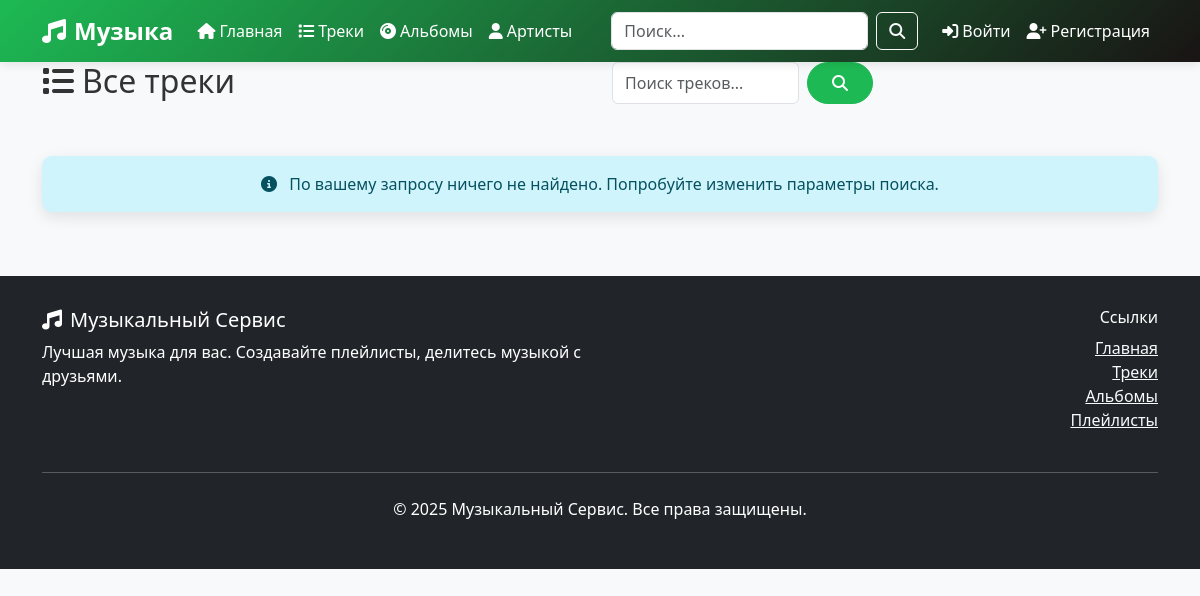
Page /tracks/?genre=рок on the earlier database version.
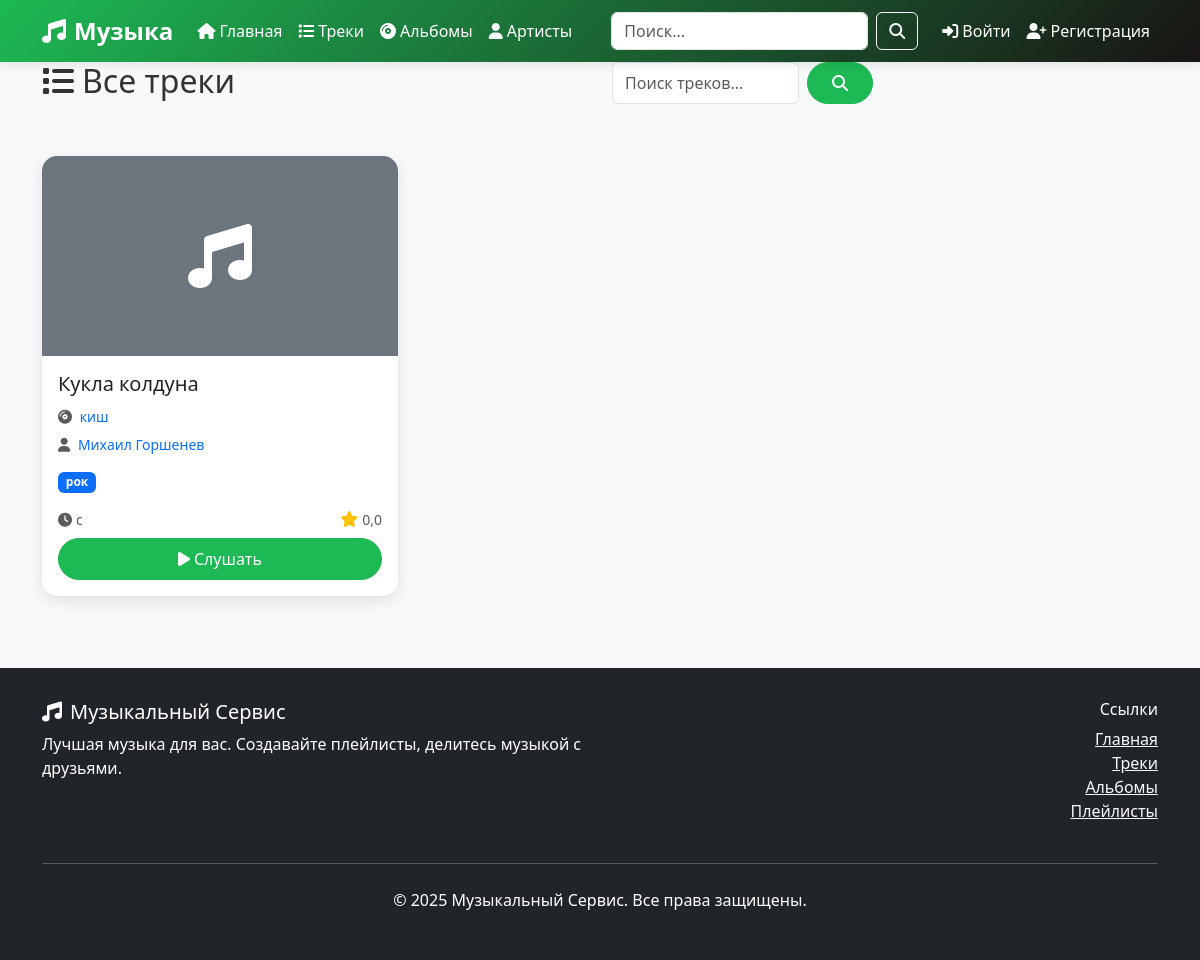
Same page on the later database version.
### music/models.py (models this page shows, shortened)
class Track(models.Model):
    id = models.UUIDField(primary_key=True, default=uuid.uuid4, editable=False)
    name = models.CharField(max_length=200, verbose_name='Название трека')
    album = models.ForeignKey(Album, on_delete=models.CASCADE, verbose_name='Альбом', null=True, blank=True)
    duration = models.PositiveIntegerField(verbose_name='Продолжительность (в секундах)', null=True, blank=True)
    file = models.FileField(upload_to='tracks/', verbose_name='Файл трека', null=True, blank=True)
    photo = models.ImageField(upload_to='track_photos/', verbose_name='Фото трека', null=True, blank=True)
    play_count = models.PositiveIntegerField(default=0, verbose_name='Количество прослушиваний')
    genres = models.ManyToManyField(Genre, through='TrackGenre', verbose_name='Жанры')
    class Meta:
        db_table = 'трек'
        verbose_name = 'Трек'
        verbose_name_plural = 'Треки'
    @property
    def average_rating(self):
        from django.db.models import Avg
        avg = self.ratings.aggregate(avg=Avg('value'))['avg']
        return round(avg, 1) if avg else 0.0

class Album(models.Model):
    id = models.UUIDField(primary_key=True, default=uuid.uuid4, editable=False)
    name = models.CharField(max_length=200, verbose_name='Название альбома')
    group = models.ForeignKey(Group, on_delete=models.CASCADE, null=True, blank=True, verbose_name='Группа')
    artist = models.ForeignKey(Artist, on_delete=models.CASCADE, null=True, blank=True, verbose_name='Артист')
    release_date = models.DateField(null=True, blank=True, verbose_name='Дата выпуска')
    photo = models.ImageField(upload_to='albums/', null=True, blank=True, verbose_name='Обложка альбома')
    play_count = models.PositiveIntegerField(default=0, verbose_name='Количество прослушиваний')
    class Meta:
        db_table = 'альбомы'
        verbose_name = 'Альбом'
        verbose_name_plural = 'Альбомы'

class Artist(models.Model):
    id = models.UUIDField(primary_key=True, default=uuid.uuid4, editable=False)
    name = models.CharField(max_length=200, verbose_name='Имя артиста')
    avatar = models.ImageField(upload_to='artists/', null=True, blank=True, verbose_name='Аватар')
    biography = models.TextField(blank=True, verbose_name='Биография')
    artist_role = models.CharField(max_length=100, blank=True, verbose_name='Роль артиста')
    class Meta:
        db_table = 'артисты'
        verbose_name = 'Артист'
        verbose_name_plural = 'Артисты'

class Genre(models.Model):
    id = models.UUIDField(primary_key=True, default=uuid.uuid4, editable=False)
    name = models.CharField(max_length=100, unique=True, verbose_name='Название жанра')
    class Meta:
        db_table = 'жанры'
        verbose_name = 'Жанр'
        verbose_name_plural = 'Жанры'

### music/views.py (the view, shortened to what this page needs)
# urls.py: path('tracks/', views.track_list, name='track_list'),
def track_list(request):
    query = request.GET.get('q', '')
    genre_filter = request.GET.get('genre', '')
    artist_filter = request.GET.get('artist', '')
    group_filter = request.GET.get('group', '')
    tracks = Track.objects.select_related('album', 'album__artist', 'album__group').prefetch_related('genres', 'ratings')
    if genre_filter:
        tracks = tracks.filter(genres__name=genre_filter)
    if artist_filter:
        tracks = tracks.filter(album__artist__name__icontains=artist_filter)
    if group_filter:
        tracks = tracks.filter(album__group__name__icontains=group_filter)
    tracks = tracks.order_by('-id')
    paginator = Paginator(tracks, 20)
    page_number = request.GET.get('page')
    page_obj = paginator.get_page(page_number)
    genres = Genre.objects.all()
    context = {
        'tracks': page_obj,
        'genres': genres,
        'query': query,
        'genre_filter': genre_filter,
    }
    return render(request, 'music/track_list.html', context)

### music/templates/music/track_list.html (shortened to what the changed rows need)
{% extends 'music/base.html' %}
{% block content %}
<div class="container">
    <div class="row mb-4">
        <div class="col-md-6">
            <h1 class="h2">
                <i class="fas fa-list me-2"></i>Все треки
            </h1>
        </div>
    </div>
    <div class="row">
        {% for track in tracks %}
            <div class="col-lg-4 col-md-6 mb-4">
                <div class="card h-100">
                    {% if track.photo %}
                        <img src="{{ track.photo.url }}" class="card-img-top" alt="{{ track.name }}" style="height: 200px; object-fit: cover;">
                    {% elif track.album.photo_url %}
                        <img src="{{ track.album.photo_url }}" class="card-img-top" alt="{{ track.name }}" style="height: 200px; object-fit: cover;">
                    {% else %}
                        <div class="card-img-top bg-secondary d-flex align-items-center justify-content-center" style="height: 200px;">
                            <i class="fas fa-music fa-4x text-white"></i>
                        </div>
                    {% endif %}
                    <div class="card-body d-flex flex-column">
                        <h5 class="card-title">{{ track.name }}</h5>
                        <div class="mb-2">
                            {% if track.album %}
                                <p class="card-text mb-1">
                                    <small class="text-muted">
                                        <i class="fas fa-compact-disc me-1"></i>
                                        <a href="{% url 'music:album_detail' track.album.pk %}" class="text-decoration-none">
                                            {{ track.album.name }}
                                        </a>
                                    </small>
                                </p>
                            {% endif %}
                            {% if track.album.artist %}
                                <p class="card-text mb-1">
                                    <small class="text-muted">
                                        <i class="fas fa-user me-1"></i>
                                        <a href="{% url 'music:artist_detail' track.album.artist.pk %}" class="text-decoration-none">
                                            {{ track.album.artist.name }}
                                        </a>
                                    </small>
                                </p>
                            {% endif %}
                        </div>
                        <div class="mb-3">
                            {% for genre in track.genres.all %}
                                <span class="badge bg-primary me-1">{{ genre.name }}</span>
                            {% endfor %}
                        </div>
                        <div class="mt-auto">
                            <div class="d-flex justify-content-between align-items-center mb-2">
                                <small class="text-muted">
                                    <i class="fas fa-clock me-1"></i>{{ track.duration|floatformat:0 }}с
                                </small>
                                <div class="d-flex align-items-center">
                                    <i class="fas fa-star text-warning me-1"></i>
                                    <small class="text-muted">{{ track.average_rating|default:"0.0"|floatformat:1 }}</small>
                                </div>
                            </div>
                            <div class="d-flex gap-2">
                                <a href="{% url 'music:track_detail' track.pk %}" class="btn btn-primary flex-fill">
                                    <i class="fas fa-play me-1"></i>Слушать
                                </a>
                            </div>
                        </div>
                    </div>
                </div>
            </div>
        {% empty %}
            <div class="col-12 text-center">
                <div class="alert alert-info">
                    <i class="fas fa-info-circle me-2"></i>
                    {% if request.GET.q or request.GET.genre or request.GET.artist %}
                        По вашему запросу ничего не найдено. Попробуйте изменить параметры поиска.
                    {% else %}
                        Пока нет треков. Будьте первым, кто добавит музыку!
                    {% endif %}
                </div>
            </div>
        {% endfor %}
    </div>
</div>
{% endblock %}

Differences in the rows shown:
added Track: name "Кукла колдуна", album.name "киш", album.artist.name "Михаил Горшенев", average_rating "0,0"
added Genre: name "рок"
Other differences:
text no longer shown: "По вашему запросу ничего не найдено. Попробуйте изменить параметры поиска."
